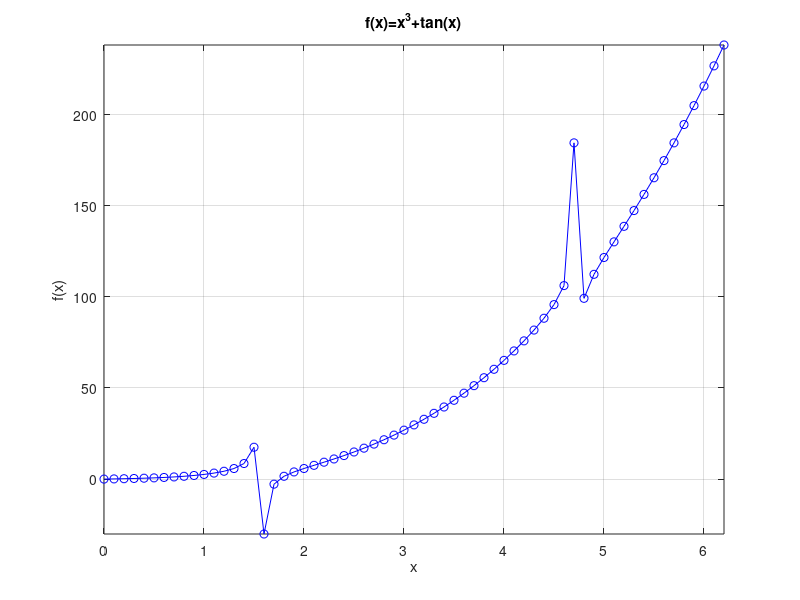
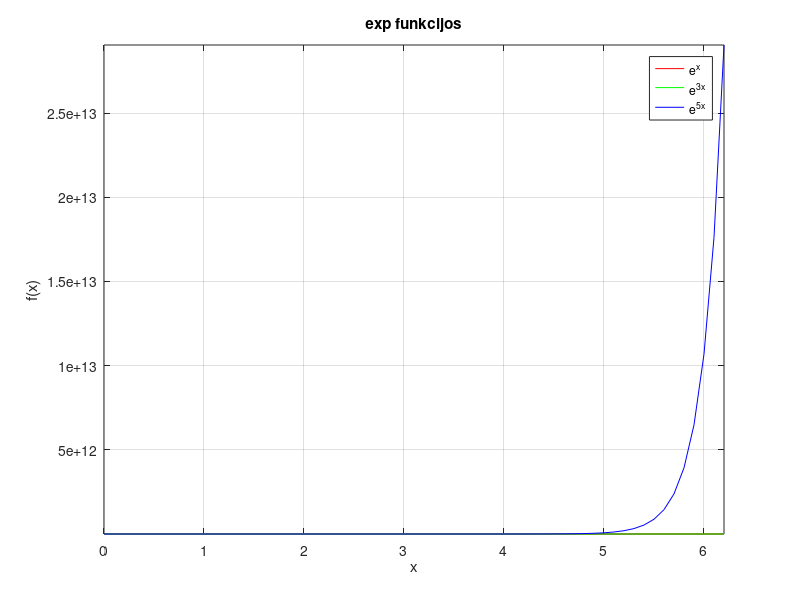
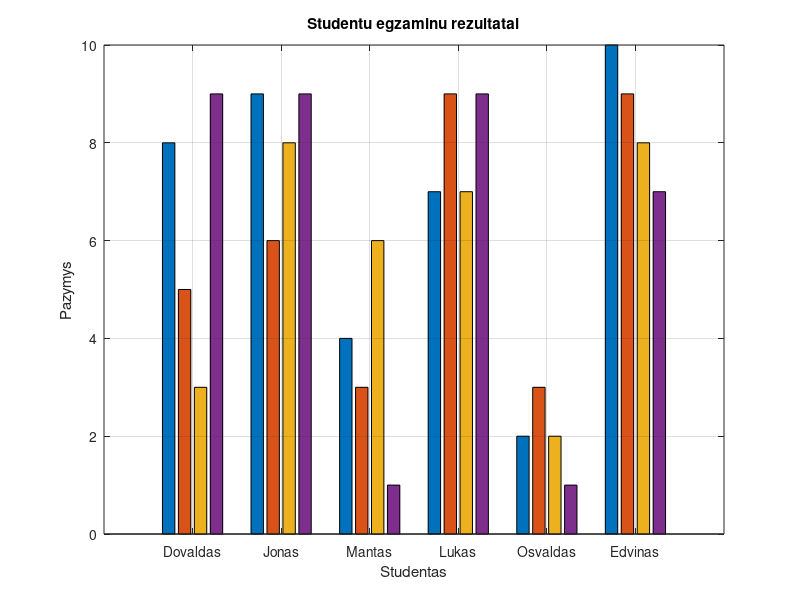
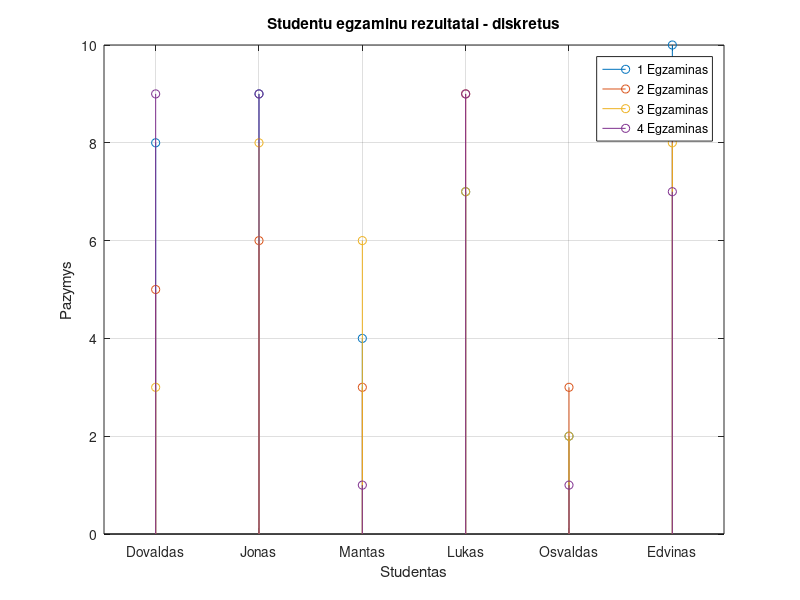

Write MATLAB code to recreate these figures, in order. (Note: this script raises an error after producing the figures.)
clc
clear all
%% Laboratorinis darbas NR3, Rezultatų grafinis 2D atvaizdavimas, 8 variantas. Dovaldas Dovidovic EKSfm-26.

% 1. Užduotis
% a)
figure(1)
x=0:0.1:2*pi;
y=x.^3+tan(x);

plot(x,y, 'b-o');

xlabel('x')
ylabel('f(x)')
title('f(x)=x^3+tan(x)')
axis([min(x), max(x), min(y), max(y)])
grid on 
% b)
figure(2)
y1=exp(x);
y2=exp(3*x);
y3=exp(5*x);

plot(x, y1, 'r', x, y2, 'g', x, y3, 'b')
xlabel('x')
ylabel('f(x)')
title('exp funkcijos')
legend('e^x', 'e^{3x}', 'e^{5x}')
axis([min(x) max(x) min([y1 y2 y3]) max([y1 y2 y3])])
grid on 

% 2. Užduotis 
% a)

P=[8 5 3 9;
    9 6 8 9;
    4 3 6 1;
    7 9 7 9;
    2 3 2 1;
    10 9 8 7;]
figure(3)
bar(P)
xlabel('Studentas')
ylabel('Pazymys')
title('Studentu egzaminu rezultatai')
studentai = {'Dovaldas','Jonas', 'Mantas', 'Lukas', 'Osvaldas', 'Edvinas'}
xticklabels(studentai)
ylim([0 10])
xticks(1:6)

grid on

figure(4)
stem(P)
xlabel('Studentas')
ylabel('Pazymys')
title('Studentu egzaminu rezultatai - diskretus')
ylim([0 10])
xlim([0.5 6.5])
xticks(1:6)
studentai = {'Dovaldas','Jonas', 'Mantas', 'Lukas', 'Osvaldas', 'Edvinas'}
xticklabels(studentai)
legend('1 Egzaminas', '2 Egzaminas', '3 Egzaminas', '4 Egzaminas')
grid on 

%% Papildoma uzduotis - Rezultatu grafinis 2D atvaizdavimas 19 variantas
% Duomenys
A = 7;
f = 9;
sigma = 1.2;
U1 = 4.5;
U2 = 2.5;

% laiko vektorius
t=0:0.002:1;

% signalas
s=A*cos(2*pi*f*t);

% triukšmas
n=sigma*randn(size(t));

% signalas su triušmu 
x=s+n;

figure
idx_U1=find(x>U1);

%grafikas 1
subplot(1,2,1)
plot(t,x, 'b-', 'LineWidth',1.2)
hold on
x_0=x;
x_0(abs(x_0)<U2) = 0;
plot(t, x_0, 'y:','LineWidth', 1.5)
yline(U1, '--','U1')
yline(U2,'--','U2')
xlabel('Laikas, s', 'FontSize', 14, 'FontWeight','bold')
ylabel('Itampa, V', 'FontSize', 14, 'FontWeight', 'bold')
title('Pradinis ir filtruotas signalai ')
legend('Pradinis signalas','Filtruotas signalas', 'U1', 'U2')
grid on
xlim([min(t) max(t)])
hold off

% 2 grafikas
subplot(1,2,2)
stem(t(idx_U1),x(idx_U1))
hold on
max_idx=islocalmax(x(idx_U1));
min_idx=islocalmin(x(idx_U1));
plot(t(idx_U1(max_idx)),x(idx_U1(max_idx)),'o','MarkerSize', 12)
plot(t(idx_U1(min_idx)),x(idx_U1(min_idx)),'s','MarkerSize', 12)
xlabel('Laikas, s', 'FontSize',14,'FontWeight','bold')
ylabel('Itampa, V', 'FontSize',14,'FontWeight','bold')
title('Signalo reiksmes virsijancios U1')
legend('x > U1','Maksimumai', 'Minimumai')
grid on
xlim([min(t) max(t)])
hold off
